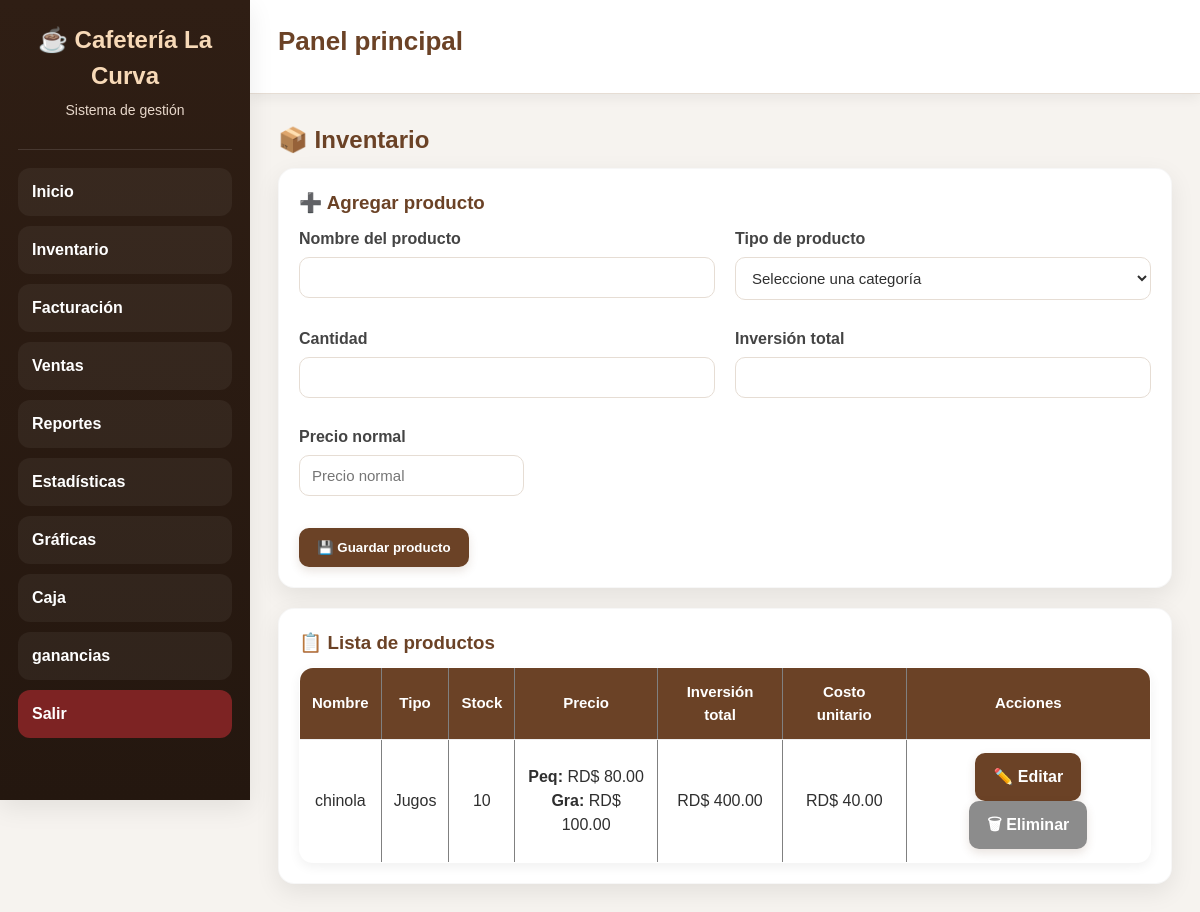
The page /productos (signed in) on the database as committed earlier.
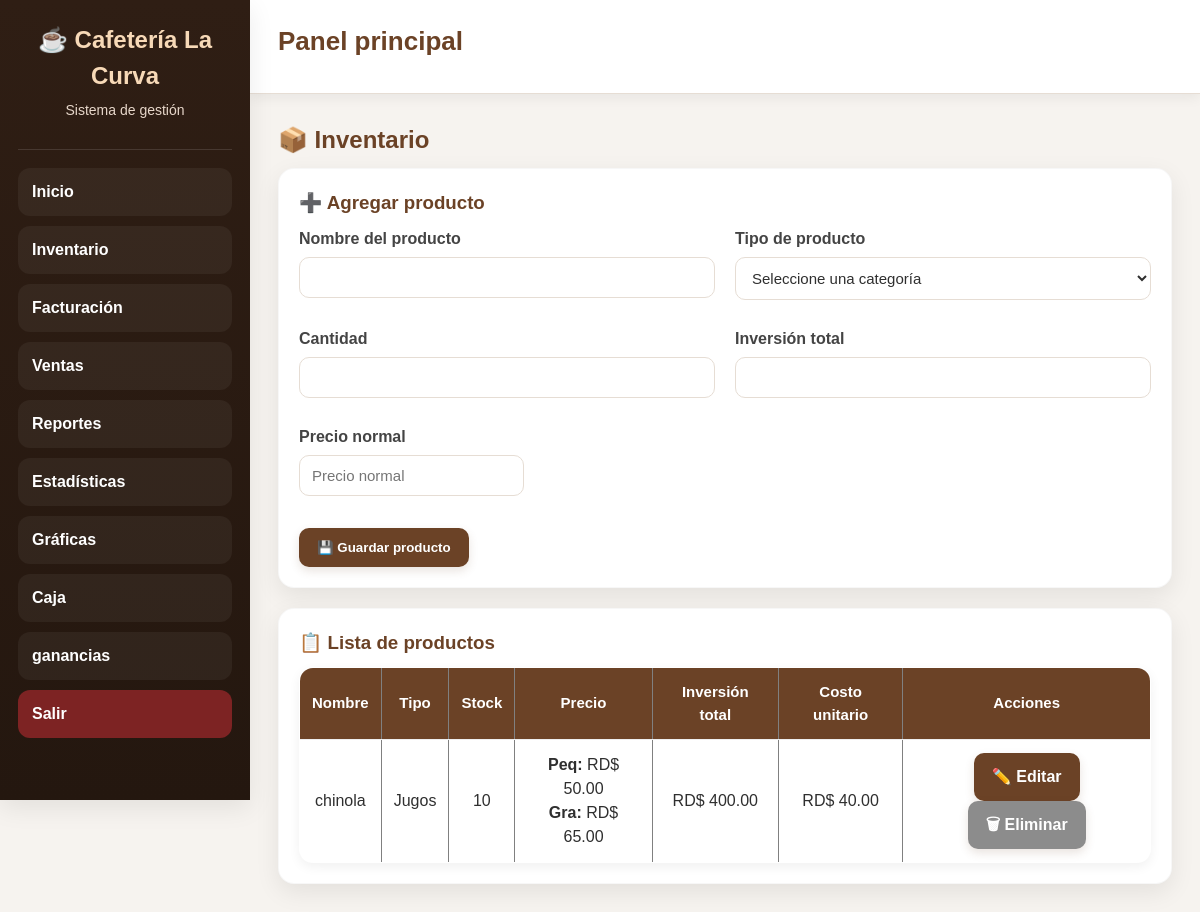
The same page on the database as committed later.
### tables this page shows
CREATE TABLE productos(
            id INTEGER PRIMARY KEY AUTOINCREMENT,
            nombre TEXT UNIQUE,
            precio REAL DEFAULT 0,
            stock INTEGER DEFAULT 0,
            tipo TEXT DEFAULT 'General',
            precio_pequeno REAL DEFAULT 0,
            precio_grande REAL DEFAULT 0,
            inversion_total REAL DEFAULT 0,
            costo_unitario REAL DEFAULT 0
        );

### app.py (the view, shortened to what this page needs)
@app.route("/productos", methods=["GET", "POST"])
def productos():
    if "usuario" not in session:
        return redirect("/")
    conn = None
    mensaje = None
    tipo_mensaje = None
    try:
        conn = conectar_seguro()
        c = conn.cursor()
        ok = request.args.get("ok")
        error = request.args.get("error")
        if ok == "guardado":
            mensaje = "Producto agregado correctamente."
            tipo_mensaje = "ok"
        elif ok == "actualizado":
            mensaje = "El producto ya existía. Se actualizó y se sumó el stock."
            tipo_mensaje = "info"
        elif error:
            mensaje = error
            tipo_mensaje = "error"
        c.execute("SELECT * FROM productos ORDER BY tipo, nombre")
        productos = c.fetchall()
        return render_template(
            "productos.html",
            productos=productos,
            mensaje=mensaje,
            tipo_mensaje=tipo_mensaje
        )
    except Exception as e:
        return f"Error en productos: {e}"
    finally:
        if conn:
            conn.close()

### app.py (called while the page is built)
def conectar_seguro():
    conn = conectar()
    try:
        conn.execute("PRAGMA foreign_keys = ON")
    except Exception:
        pass
    return conn

@app.before_request
def proteger_rutas():
    if request.path.startswith("/static/"):
        return None
    rutas_libres = ["/"]
    if request.path not in rutas_libres and "usuario" not in session:
        return redirect("/")

### database.py (called while the page is built)
def conectar():
    database_url = os.getenv("DATABASE_URL")
    if database_url and psycopg2:
        conn = psycopg2.connect(database_url)
        conn.autocommit = False
        return ConnectionCompat(conn)
    conn = sqlite3.connect("cafeteria.db", timeout=30)
    return conn

### templates/productos.html (shortened to what this page needs)
{% extends "base.html" %}
{% block content %}
<h2>📦 Inventario</h2>
<div class="form-box">
    <h3>➕ Agregar producto</h3>
    <form method="POST" action="{{ url_for('productos') }}">
        <div class="fila">
            <div>
                <label for="nombre">Nombre del producto</label>
                <input type="text" id="nombre" name="nombre" required>
            </div>
            <div>
                <label for="tipo">Tipo de producto</label>
                <select id="tipo" name="tipo" required onchange="cambiarCamposPrecio()">
                    <option value="">Seleccione una categoría</option>
                </select>
            </div>
        </div>
        <div class="fila">
            <div>
                <label for="stock">Cantidad</label>
                <input type="number" id="stock" name="stock" min="1" required>
            </div>
            <div>
                <label for="inversion_total">Inversión total</label>
                <input type="number" id="inversion_total" name="inversion_total" step="0.01" min="0" required>
            </div>
        </div>
        <div id="precio_normal_box" class="fila">
            <div>
                <label for="precio">Precio normal</label>
                <input type="number" id="precio" name="precio" step="0.01" min="0" placeholder="Precio normal">
            </div>
        </div>
        <div class="acciones">
            <button type="submit">💾 Guardar producto</button>
        </div>
    </form>
</div>
<div class="tabla-box">
    <h3>📋 Lista de productos</h3>
    <div class="tabla-responsive">
        <table border="1">
            <thead>
                <tr>
                    <th>Nombre</th>
                    <th>Tipo</th>
                    <th>Stock</th>
                    <th>Precio</th>
                    <th>Inversión total</th>
                    <th>Costo unitario</th>
                    <th>Acciones</th>
                </tr>
            </thead>
            <tbody>
                {% if productos %}
                    {% for p in productos %}
                    <tr>
                        <td>{{ p[1] }}</td>
                        <td>{{ p[4] }}</td>
                        <td>
                            {% if p[3] <= 5 %}
                                <span class="stock-bajo">{{ p[3] }} ⚠️</span>
                            {% else %}
                                {{ p[3] }}
                            {% endif %}
                        </td>
                        <td>
                            {% if p[4] == "Jugos" %}
                                <strong>Peq:</strong> RD$ {{ "%.2f"|format(p[5] or 0) }}<br>
                                <strong>Gra:</strong> RD$ {{ "%.2f"|format(p[6] or 0) }}
                            {% else %}
                                RD$ {{ "%.2f"|format(p[2] or 0) }}
                            {% endif %}
                        </td>
                        <td>RD$ {{ "%.2f"|format(p[7] or 0) }}</td>
                        <td>RD$ {{ "%.2f"|format(p[8] or 0) }}</td>
                        <td class="acciones-tabla">
                            <a class="link-btn" href="{{ url_for('editar_producto', id=p[0]) }}">✏️ Editar</a>
                            <a class="link-btn sec"
                               href="{{ url_for('eliminar_producto', id=p[0]) }}"
                               onclick="return confirm('¿Seguro que deseas eliminar este producto?')">
                                🗑 Eliminar
                            </a>
                        </td>
                    </tr>
                    {% endfor %}
                {% else %}
                    <tr>
                        <td colspan="7">No hay productos registrados.</td>
                    </tr>
                {% endif %}
            </tbody>
        </table>
    </div>
</div>
{% endblock %}

### templates/base.html (shortened to what this page needs)
<!DOCTYPE html>
<html lang="es">
<head>
    <link rel="stylesheet" href="{{ url_for('static', filename='css/style.css') }}">
</head>
<body>
    <div class="layout">
        <aside class="sidebar">
            <div class="brand">
                <h1>☕ Cafetería La Curva</h1>
                <p>Sistema de gestión</p>
            </div>
            <nav class="sidebar-menu">
                <a href="{{ url_for('dashboard') }}">Inicio</a>
                <a href="{{ url_for('productos') }}">Inventario</a>
                <a href="{{ url_for('facturacion') }}">Facturación</a>
                <a href="{{ url_for('ventas') }}">Ventas</a>
                <a href="{{ url_for('reportes') }}">Reportes</a>
                <a href="{{ url_for('estadisticas') }}">Estadísticas</a>
                <a href="{{ url_for('graficas') }}">Gráficas</a>
                <a href="{{ url_for('caja') }}">Caja</a>
                 <a href="{{ url_for('ganancias') }}">ganancias</a>
                <a href="{{ url_for('logout') }}" class="logout-btn">Salir</a>
            </nav>
        </aside>
        <main class="main-content">
            <header class="topbar">
                <h2>{% block page_title %}Panel principal{% endblock %}</h2>
            </header>
            <section class="content-area">
                {% block content %}{% endblock %}
            </section>
        </main>
    </div>
</body>
</html>

### static/css/style.css (style rules this page uses)
:root { --principal:#6b4226; --principal-oscuro:#55331d; --secundario:#8b5e3c; --fondo:#f6f3ef; --blanco:#ffffff; --texto:#2f2f2f; --texto-suave:#6b7280; --suave:#fdf7f3; --borde:#e6ddd4; --exito:#1f7a37; --info:#1565c0; --alerta:#c62828; --advertencia:#8a6d1d; --sidebar:#2f1e14; --sidebar-hover:#4a2d1b; --sidebar-activo:#6b4226; --topbar:#ffffff; --sombra:0 8px 24px rgba(0,0,0,0.08); --sombra-suave:0 4px 12px rgba(0,0,0,0.06); --radio:16px; --radio-sm:10px; --ancho-sidebar:250px; --transicion:0.25s ease; }
* { box-sizing:border-box; margin:0; padding:0; }
html { scroll-behavior:smooth; }
body { font-family:Arial, sans-serif; background:var(--fondo); color:var(--texto); line-height:1.5; }
.layout { display:flex; min-height:100vh; }
.sidebar { width:var(--ancho-sidebar); background:linear-gradient(180deg,var(--sidebar),#24170f); color:var(--blanco); position:fixed; top:0; left:0; height:100vh; overflow-y:auto; padding:22px 18px; box-shadow:var(--sombra); z-index:1000; }
.brand { text-align:center; padding-bottom:18px; margin-bottom:18px; border-bottom:1px solid rgba(255,255,255,0.12); }
.brand h1 { font-size:24px; color:#f7d9b7; margin-bottom:6px; }
.brand p { font-size:14px; color:#e7d7ca; }
.sidebar-menu { display:flex; flex-direction:column; gap:10px; }
.sidebar-menu a { display:block; text-decoration:none; color:var(--blanco); padding:12px 14px; border-radius:12px; font-weight:bold; transition:background var(--transicion), transform var(--transicion), box-shadow var(--transicion); background:rgba(255,255,255,0.05); }
.logout-btn { background:#7d2323 !important; }
.main-content { margin-left:var(--ancho-sidebar); width:calc(100% - var(--ancho-sidebar)); min-height:100vh; display:flex; flex-direction:column; }
.topbar { background:var(--topbar); padding:22px 28px; box-shadow:var(--sombra-suave); border-bottom:1px solid var(--borde); position:sticky; top:0; z-index:900; }
.topbar h2 { color:var(--principal); font-size:26px; }
.content-area { padding:28px; }
.card, .form-box, .tabla-box, .buscador, .filtro, .ticket, .factura-container, .login-box, .panel, .resumen-box, .box { background:var(--blanco); padding:20px; border-radius:var(--radio); box-shadow:var(--sombra); margin-bottom:20px; border:1px solid rgba(0,0,0,0.03); }
h1,h2,h3,h4 { color:var(--principal); margin-bottom:10px; }
p { margin-bottom:10px; }
a { text-decoration:none; color:var(--principal); }
.menu, .grid, .fila, .dashboard-grid, .resumen-grid { display:grid; gap:20px; }
.fila { grid-template-columns:repeat(auto-fit,minmax(220px,1fr)); margin-bottom:15px; }
label { display:block; margin-bottom:6px; font-weight:bold; color:#444; }
input, select, textarea { width:100%; padding:11px 12px; border:1px solid var(--borde); border-radius:10px; font-size:15px; background:#fff; color:var(--texto); transition:border-color var(--transicion), box-shadow var(--transicion), background var(--transicion); margin-bottom:12px; }
button, .btn, .link-btn { display:inline-flex; align-items:center; justify-content:center; gap:8px; background:var(--principal); color:var(--blanco); border:none; padding:12px 18px; border-radius:10px; cursor:pointer; font-weight:bold; transition:background var(--transicion), transform var(--transicion), box-shadow var(--transicion); box-shadow:0 4px 10px rgba(107,66,38,0.15); }
.link-btn.sec, .btn-sec { background:#8c8c8c; }
.acciones { margin-top:20px; display:flex; gap:10px; flex-wrap:wrap; }
table { width:100%; border-collapse:collapse; background:var(--blanco); border-radius:14px; overflow:hidden; box-shadow:var(--sombra-suave); }
th, td { padding:13px 12px; border-bottom:1px solid #eee; text-align:center; }
th { background:var(--principal); color:var(--blanco); font-size:15px; }

Rows that differ between the two databases and show on the page:
changed productos "chinola": precio_pequeno "80.00" → "50.00"; precio_grande "100.00" → "65.00"
